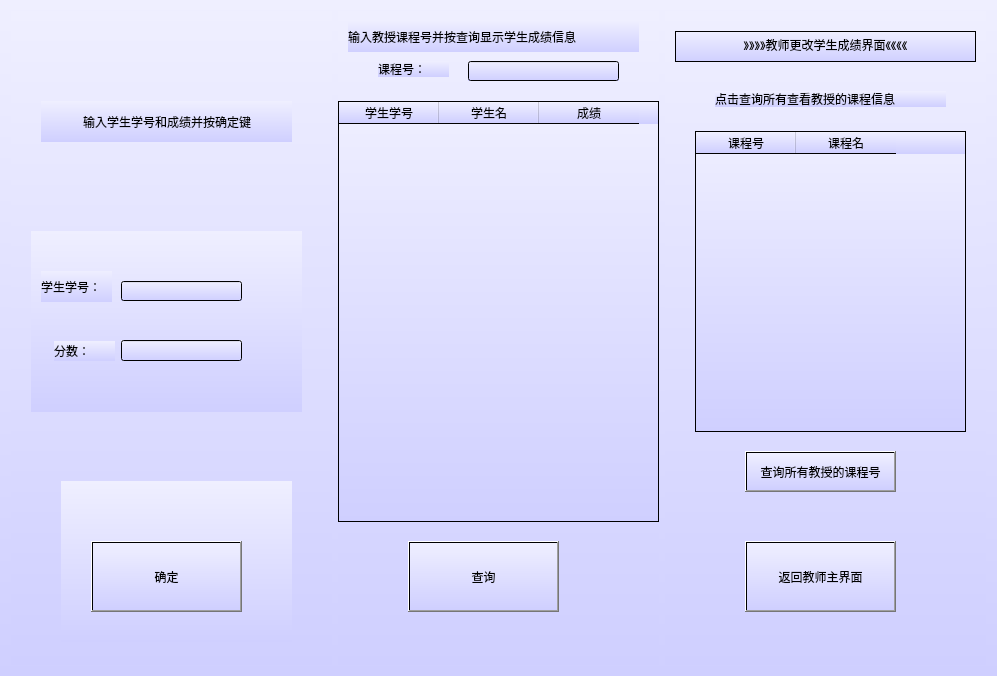
<?xml version="1.0" encoding="UTF-8"?>
<ui version="4.0">
 <class>Tea_Change</class>
 <widget class="QWidget" name="Tea_Change">
  <property name="geometry">
   <rect>
    <x>0</x>
    <y>0</y>
    <width>997</width>
    <height>676</height>
   </rect>
  </property>
  <property name="windowTitle">
   <string>Form</string>
  </property>
  <property name="styleSheet">
   <string notr="true">background:QLinearGradient(x1:0,y1:0,x2:0,y2:1,stop:0 #efefff,stop:1 #cfcfff);</string>
  </property>
  <layout class="QHBoxLayout" name="horizontalLayout">
   <item>
    <widget class="QWidget" name="widget_2" native="true">
     <widget class="QWidget" name="widget_4" native="true">
      <property name="geometry">
       <rect>
        <x>30</x>
        <y>90</y>
        <width>251</width>
        <height>41</height>
       </rect>
      </property>
      <layout class="QHBoxLayout" name="horizontalLayout_2">
       <item>
        <spacer name="horizontalSpacer_2">
         <property name="orientation">
          <enum>Qt::Horizontal</enum>
         </property>
         <property name="sizeHint" stdset="0">
          <size>
           <width>18</width>
           <height>20</height>
          </size>
         </property>
        </spacer>
       </item>
       <item>
        <widget class="QLabel" name="label_4">
         <property name="text">
          <string>输入学生学号和成绩并按确定键</string>
         </property>
        </widget>
       </item>
       <item>
        <spacer name="horizontalSpacer">
         <property name="orientation">
          <enum>Qt::Horizontal</enum>
         </property>
         <property name="sizeHint" stdset="0">
          <size>
           <width>18</width>
           <height>20</height>
          </size>
         </property>
        </spacer>
       </item>
      </layout>
     </widget>
     <widget class="QWidget" name="widget_5" native="true">
      <property name="geometry">
       <rect>
        <x>20</x>
        <y>220</y>
        <width>271</width>
        <height>181</height>
       </rect>
      </property>
      <widget class="QLabel" name="label_5">
       <property name="geometry">
        <rect>
         <x>10</x>
         <y>40</y>
         <width>71</width>
         <height>31</height>
        </rect>
       </property>
       <property name="text">
        <string>学生学号：</string>
       </property>
      </widget>
      <widget class="QLabel" name="label_6">
       <property name="geometry">
        <rect>
         <x>23</x>
         <y>110</y>
         <width>61</width>
         <height>20</height>
        </rect>
       </property>
       <property name="text">
        <string>分数：</string>
       </property>
      </widget>
      <widget class="QLineEdit" name="stunumEdit">
       <property name="geometry">
        <rect>
         <x>90</x>
         <y>50</y>
         <width>121</width>
         <height>20</height>
        </rect>
       </property>
      </widget>
      <widget class="QLineEdit" name="stuscorceEdit">
       <property name="geometry">
        <rect>
         <x>90</x>
         <y>109</y>
         <width>121</width>
         <height>21</height>
        </rect>
       </property>
      </widget>
     </widget>
     <widget class="QWidget" name="widget_6" native="true">
      <property name="geometry">
       <rect>
        <x>50</x>
        <y>470</y>
        <width>231</width>
        <height>161</height>
       </rect>
      </property>
      <widget class="QPushButton" name="confimButton">
       <property name="geometry">
        <rect>
         <x>30</x>
         <y>60</y>
         <width>151</width>
         <height>71</height>
        </rect>
       </property>
       <property name="text">
        <string>确定</string>
       </property>
      </widget>
     </widget>
    </widget>
   </item>
   <item>
    <widget class="QWidget" name="widget" native="true">
     <widget class="QLabel" name="label">
      <property name="geometry">
       <rect>
        <x>10</x>
        <y>10</y>
        <width>291</width>
        <height>31</height>
       </rect>
      </property>
      <property name="text">
       <string>输入教授课程号并按查询显示学生成绩信息</string>
      </property>
     </widget>
     <widget class="QLabel" name="label_3">
      <property name="geometry">
       <rect>
        <x>40</x>
        <y>50</y>
        <width>71</width>
        <height>16</height>
       </rect>
      </property>
      <property name="text">
       <string>课程号：</string>
      </property>
     </widget>
     <widget class="QLineEdit" name="sectionnumEdit">
      <property name="geometry">
       <rect>
        <x>130</x>
        <y>50</y>
        <width>151</width>
        <height>20</height>
       </rect>
      </property>
     </widget>
     <widget class="QPushButton" name="searchButton">
      <property name="geometry">
       <rect>
        <x>70</x>
        <y>530</y>
        <width>151</width>
        <height>71</height>
       </rect>
      </property>
      <property name="text">
       <string>查询</string>
      </property>
     </widget>
     <widget class="QTableWidget" name="scoretableWidget">
      <property name="geometry">
       <rect>
        <x>0</x>
        <y>90</y>
        <width>321</width>
        <height>421</height>
       </rect>
      </property>
      <column>
       <property name="text">
        <string>学生学号</string>
       </property>
      </column>
      <column>
       <property name="text">
        <string>学生名</string>
       </property>
      </column>
      <column>
       <property name="text">
        <string>成绩</string>
       </property>
      </column>
     </widget>
    </widget>
   </item>
   <item>
    <widget class="QWidget" name="widget_3" native="true">
     <widget class="QPushButton" name="returnButton">
      <property name="geometry">
       <rect>
        <x>80</x>
        <y>530</y>
        <width>151</width>
        <height>71</height>
       </rect>
      </property>
      <property name="text">
       <string>返回教师主界面</string>
      </property>
     </widget>
     <widget class="QTextBrowser" name="textBrowser_2">
      <property name="geometry">
       <rect>
        <x>10</x>
        <y>20</y>
        <width>301</width>
        <height>31</height>
       </rect>
      </property>
      <property name="html">
       <string>&lt;!DOCTYPE HTML PUBLIC &quot;-//W3C//DTD HTML 4.0//EN&quot; &quot;http://www.w3.org/TR/REC-html40/strict.dtd&quot;&gt;
&lt;html&gt;&lt;head&gt;&lt;meta name=&quot;qrichtext&quot; content=&quot;1&quot; /&gt;&lt;style type=&quot;text/css&quot;&gt;
p, li { white-space: pre-wrap; }
&lt;/style&gt;&lt;/head&gt;&lt;body style=&quot; font-family:'SimSun'; font-size:9pt; font-weight:400; font-style:normal;&quot;&gt;
&lt;p align=&quot;center&quot; style=&quot; margin-top:0px; margin-bottom:0px; margin-left:0px; margin-right:0px; -qt-block-indent:0; text-indent:0px;&quot;&gt;&lt;span style=&quot; font-family:'SimSun';&quot;&gt;》》》》教师更改学生成绩界面《《《《&lt;/span&gt;&lt;/p&gt;&lt;/body&gt;&lt;/html&gt;</string>
      </property>
     </widget>
     <widget class="QPushButton" name="searchsectionButton">
      <property name="geometry">
       <rect>
        <x>80</x>
        <y>440</y>
        <width>151</width>
        <height>41</height>
       </rect>
      </property>
      <property name="text">
       <string>查询所有教授的课程号</string>
      </property>
     </widget>
     <widget class="QTableWidget" name="sectiontableWidget">
      <property name="geometry">
       <rect>
        <x>30</x>
        <y>120</y>
        <width>271</width>
        <height>301</height>
       </rect>
      </property>
      <column>
       <property name="text">
        <string>课程号</string>
       </property>
      </column>
      <column>
       <property name="text">
        <string>课程名</string>
       </property>
      </column>
     </widget>
     <widget class="QLabel" name="label_2">
      <property name="geometry">
       <rect>
        <x>50</x>
        <y>80</y>
        <width>231</width>
        <height>16</height>
       </rect>
      </property>
      <property name="text">
       <string>点击查询所有查看教授的课程信息</string>
      </property>
     </widget>
    </widget>
   </item>
  </layout>
 </widget>
 <resources/>
 <connections/>
</ui>
